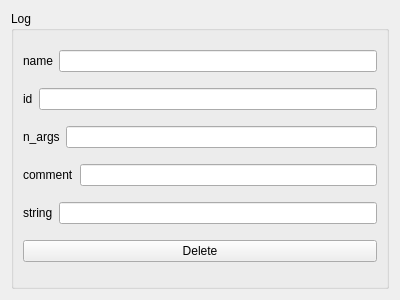
<?xml version="1.0" encoding="UTF-8"?>
<ui version="4.0">
 <class>LogDetails</class>
 <widget class="QWidget" name="LogDetails">
  <property name="geometry">
   <rect>
    <x>0</x>
    <y>0</y>
    <width>400</width>
    <height>300</height>
   </rect>
  </property>
  <property name="minimumSize">
   <size>
    <width>200</width>
    <height>0</height>
   </size>
  </property>
  <property name="windowTitle">
   <string>LogDetails</string>
  </property>
  <layout class="QVBoxLayout" name="verticalLayout">
   <item>
    <widget class="QGroupBox" name="groupBox">
     <property name="title">
      <string>Log</string>
     </property>
     <layout class="QVBoxLayout" name="verticalLayout_2">
      <item>
       <layout class="QHBoxLayout" name="horizontalLayout_2">
        <item>
         <widget class="QLabel" name="nameLabel">
          <property name="text">
           <string>name</string>
          </property>
         </widget>
        </item>
        <item>
         <widget class="QLineEdit" name="nameEdit"/>
        </item>
       </layout>
      </item>
      <item>
       <layout class="QHBoxLayout" name="horizontalLayout_3">
        <item>
         <widget class="QLabel" name="idLabel">
          <property name="text">
           <string>id</string>
          </property>
         </widget>
        </item>
        <item>
         <widget class="QLineEdit" name="idEdit"/>
        </item>
       </layout>
      </item>
      <item>
       <layout class="QHBoxLayout" name="horizontalLayout_4">
        <item>
         <widget class="QLabel" name="n_argsLabel">
          <property name="text">
           <string>n_args</string>
          </property>
         </widget>
        </item>
        <item>
         <widget class="QLineEdit" name="n_argsEdit"/>
        </item>
       </layout>
      </item>
      <item>
       <layout class="QHBoxLayout" name="horizontalLayout_5">
        <item>
         <widget class="QLabel" name="commentLabel">
          <property name="text">
           <string>comment</string>
          </property>
         </widget>
        </item>
        <item>
         <widget class="QLineEdit" name="commentEdit"/>
        </item>
       </layout>
      </item>
      <item>
       <layout class="QHBoxLayout" name="horizontalLayout">
        <item>
         <widget class="QLabel" name="stringLabel">
          <property name="text">
           <string>string</string>
          </property>
         </widget>
        </item>
        <item>
         <widget class="QLineEdit" name="stringEdit"/>
        </item>
       </layout>
      </item>
      <item>
       <widget class="QPushButton" name="logDeleteButton">
        <property name="text">
         <string>Delete</string>
        </property>
       </widget>
      </item>
     </layout>
    </widget>
   </item>
  </layout>
 </widget>
 <resources/>
 <connections/>
</ui>
